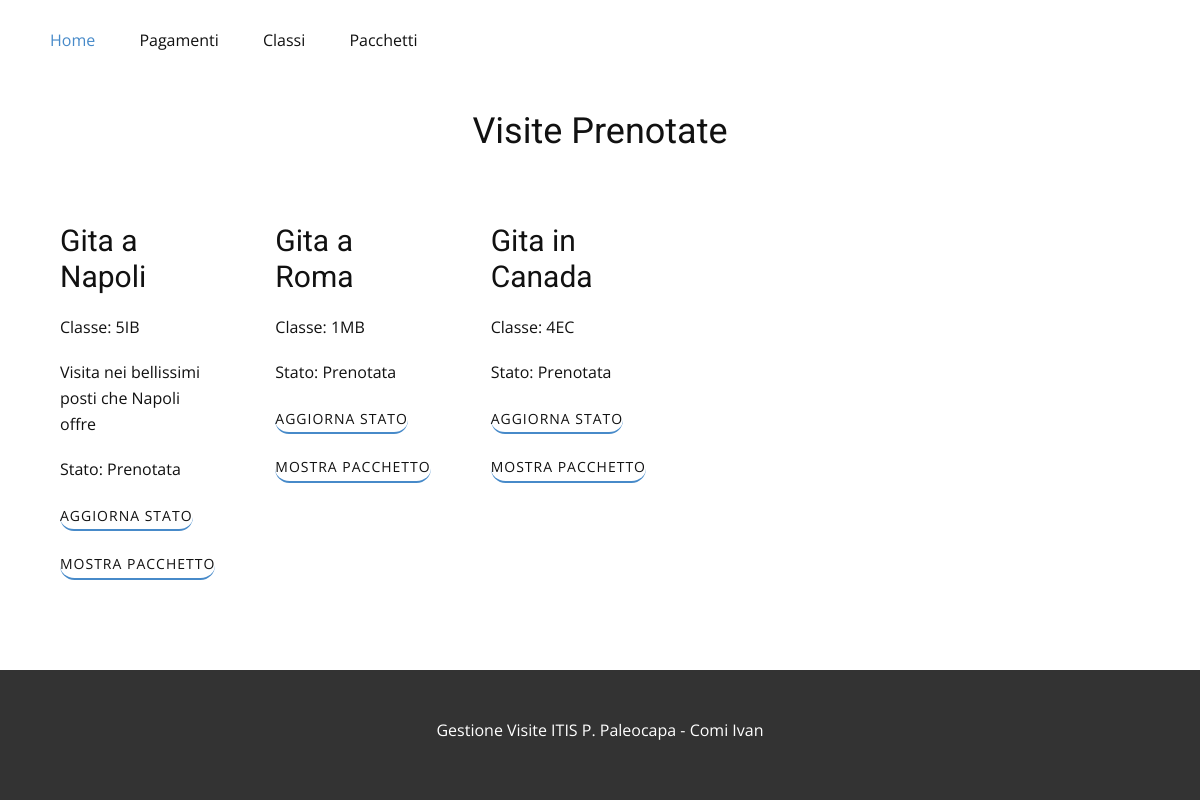
The page / on the database its author committed.
### tables this page shows
CREATE TABLE `visita` (
  `id` int(255) NOT NULL,
  `nome` varchar(255) NOT NULL,
  `descrizione` varchar(255) NOT NULL,
  `stato` enum('Prenotata','Saldata','Attivata') NOT NULL,
  `id_classe` int(255) DEFAULT NULL,
  `id_pacchetto` int(255) DEFAULT NULL
);

CREATE TABLE `classi` (
  `id` int(255) NOT NULL,
  `classe` varchar(255) NOT NULL
);

### index.php (the view, shortened to what this page needs)
<?php
include("db-connect.php");
?>
<!DOCTYPE html>
<html style="font-size: 16px;" lang="en"><head>
    <link rel="stylesheet" href="css/nicepage.css" media="screen">
<link rel="stylesheet" href="css/Home.css" media="screen">
  <meta data-intl-tel-input-cdn-path="intlTelInput/"></head>
  <body class="u-body u-xl-mode" data-lang="en"><header class="u-clearfix u-header u-header" id="sec-15ce"><div class="u-clearfix u-sheet u-valign-middle u-sheet-1">
        <nav class="u-menu u-menu-dropdown u-offcanvas u-menu-1">
          <div class="u-custom-menu u-nav-container">
            <ul class="u-nav u-unstyled u-nav-1">
              <li class="u-nav-item"><a class="u-button-style u-nav-link u-text-active-palette-1-base u-text-hover-palette-2-base" href="index.php" style="padding: 10px 20px;">Home</a></li>
              <li class="u-nav-item"><a class="u-button-style u-nav-link u-text-active-palette-1-base u-text-hover-palette-2-base" href="pagamenti.php" style="padding: 10px 20px;">Pagamenti</a></li>
            <li class="u-nav-item"><a class="u-button-style u-nav-link u-text-active-palette-1-base u-text-hover-palette-2-base" rel="nofollow" style="padding: 10px 20px;">Classi</a>
          </li>
          <li class="u-nav-item"><a class="u-button-style u-nav-link u-text-active-palette-1-base u-text-hover-palette-2-base" href="pacchetti.php" style="padding: 10px 20px;">Pacchetti</a></li>
        </ul>
          </div>
        </nav>
      </div></header>
    <section class="u-clearfix u-section-1" id="sec-4f5a">
      <div class="u-clearfix u-sheet u-valign-middle u-sheet-1">
        <br>
        <h2 class="u-align-center u-text u-text-default u-text-1">Visite Prenotate</h2>
        <br>
        <div class="u-expanded-width u-list u-list-1">
          <div class="u-repeater u-repeater-1">
            <?php
              $cmd = "SELECT visita.descrizione, visita.nome, visita.stato, visita.id_pacchetto, visita.id, visita.stato, classi.classe FROM visita, classi WHERE classi.id = visita.id_classe AND stato = 'Prenotata'";
              $qry = mysqli_query($con, $cmd);
              if(mysqli_num_rows($qry) > 0) {
                echo '<div class="u-container-style u-list-item u-repeater-item">';
                while($row = mysqli_fetch_assoc($qry)) {
                  echo '<div class="u-container-layout u-similar-container u-container-layout-1">';
                  echo '<h3 class="u-text u-text-default u-text-2">'.$row['nome'].'</h3>';
                  echo '<p class="u-text u-text-3">Classe: '.$row['classe'].'</p>';
                  echo '<p class="u-text u-text-3">'.$row['descrizione'].'</p>';
                  echo '<p class="u-text u-text-3">Stato: '.$row['stato'].'</p>';
                  echo '<p><a href="checkstatus.php?id='.$row['id'].'" class="u-border-2 u-border-hover-palette-1-base u-border-palette-1-base u-btn u-btn-round u-button-style u-hover-palette-1-base u-none u-radius-50 u-text-body-color u-btn-1">Aggiorna Stato</a></p>';
                  echo '<p><a href="pacchetti.php?idPacchetto='.$row['id_pacchetto'].'" class="u-border-2 u-border-hover-palette-1-base u-border-palette-1-base u-btn u-btn-round u-button-style u-hover-palette-1-base u-none u-radius-50 u-text-body-color u-btn-1">Mostra Pacchetto</a></p>';
                  echo '</div>';
                }
                echo '</div>';
              }
            ?>
          </div>
        </div>
      </div>
    </section>
    <footer class="u-align-center u-clearfix u-footer u-grey-80 u-footer" id="sec-8281"><div class="u-clearfix u-sheet u-sheet-1">
        <p class="u-align-center u-text u-text-default u-text-1">Gestione Visite ITIS P. Paleocapa - Comi Ivan</p>
      </div></footer>
</body></html>

### css/Home.css (style rules this page uses)
.u-section-1 .u-sheet-1 { min-height: 552px; }
.u-section-1 .u-text-1 { margin: 6px auto 0; }
.u-section-1 .u-list-1 { grid-template-rows: auto; margin: 6px 0 50px; }
.u-section-1 .u-repeater-1 { grid-template-columns: repeat(3, 33.3333%); min-height: 375px; grid-gap: 0px; }
.u-section-1 .u-container-layout-1 { padding: 20px 30px; }
.u-section-1 .u-text-2 { margin: 20px auto 0 0; }
.u-section-1 .u-text-3 { margin: 20px 0 0; }
.u-section-1 .u-btn-1 { font-size: 0.875rem; letter-spacing: 1px; border-style: none none solid; text-transform: uppercase; margin: 20px auto 0 0; padding: 2px 0; }

### rows shown on the page
visita: nome "Gita a Napoli", id_classe.classe "5IB", descrizione "Visita nei bellissimi posti che Napoli offre", stato "Prenotata"
visita: nome "Gita a Roma", id_classe.classe "1MB", stato "Prenotata"
visita: nome "Gita in Canada", id_classe.classe "4EC", stato "Prenotata"
